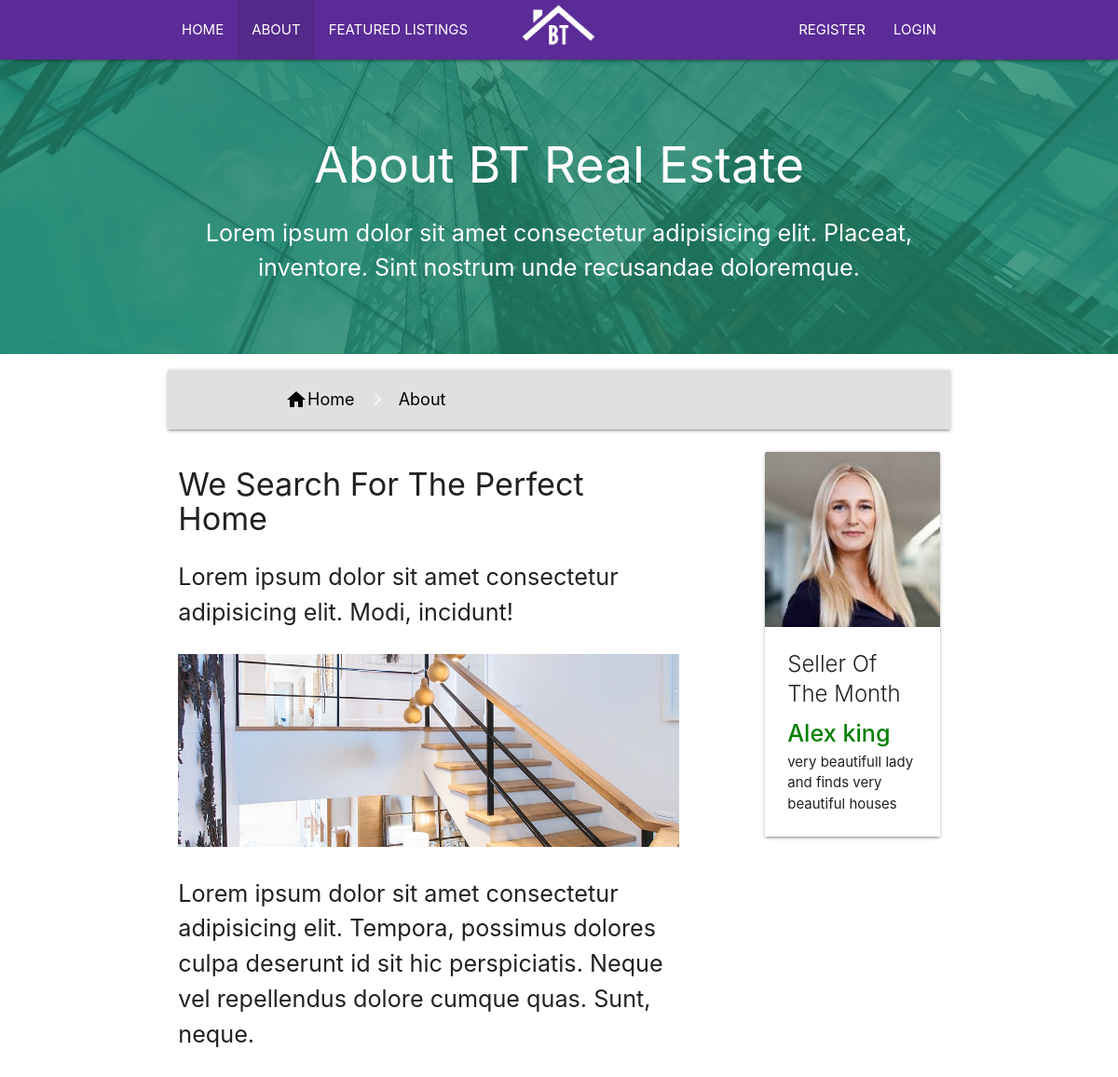
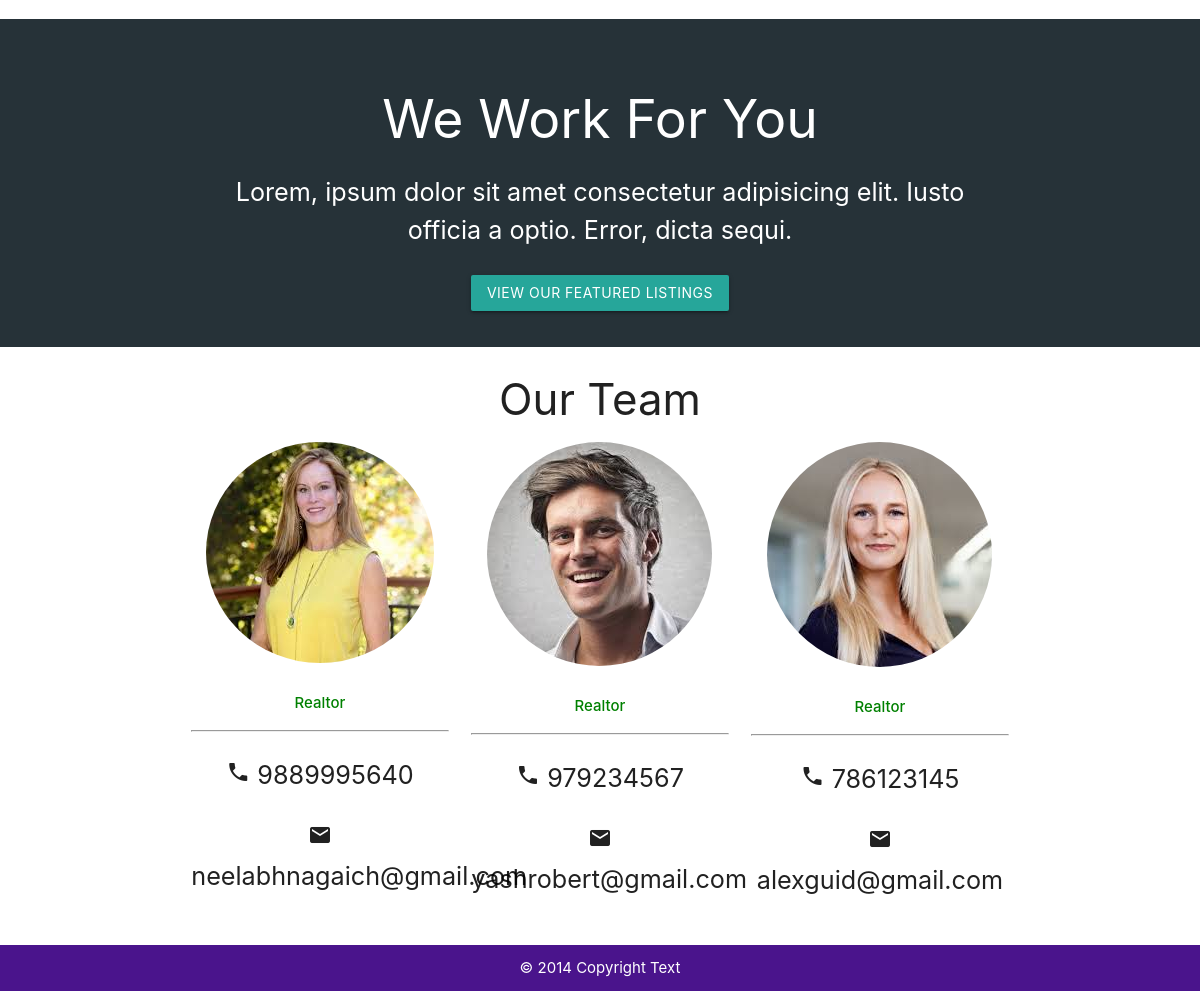
The page /about/ on the database its author committed (2 pictures, top to bottom).
### realtors/models.py (models this page shows)
class Realtors(models.Model):
    name = models.CharField(max_length=200)
    photo = models.ImageField(upload_to='photos/')
    description = models.TextField(blank=True)
    phone = models.CharField(max_length = 20)
    email = models.CharField(max_length = 50)
    is_mvp = models.BooleanField(default = False)
    hire_date = models.DateTimeField(default = datetime.now,blank = True)
    def __str__(self):
        return self.name

### pages/views.py (the view)
# urls.py: url(r'^about/',views.about,name='about')
def about(request):
    info = Realtors.objects.all()
    seller_of_month = Realtors.objects.get(is_mvp=True)
    print(seller_of_month)
    context = {
        'realtors':info,
        'seller_of_month':seller_of_month
    }
    return render(request,'pages/about.html',context)

### templates/pages/about.html (shortened to what this page needs)
{% extends 'base.html'%} {% load staticfiles %} {%block content%}
<section id="showcase-inner">
    <div class="overservices">
<div class="container">
        <h2 class="white-text center">About BT Real Estate</h2>
        <p class="flow-text center white-text">Lorem ipsum dolor sit amet consectetur adipisicing elit. Placeat, inventore.
            Sint nostrum unde recusandae doloremque.</p>
</div>
    </div>
</section>
<div class="container">
    <nav class="bread grey lighten-2">
        <div class="container">
            <div class="nav-wrapper ">
                <div class="col s12">
                    <a href="{% url 'index'%}" class="breadcrumb black-text"><i class="material-icons">home </i> Home</a>
                    <a href="#!" class="breadcrumb black-text active">About</a>
                </div>
            </div>
        </div>
    </nav>
</div>
<section id="about">
    <div class="container">
        <div class="row">
            <div class="col s12 m8">
                <h4>We Search For The Perfect Home </h4>
                <p class="flow-text">
                    Lorem ipsum dolor sit amet consectetur adipisicing elit. Modi, incidunt!
                </p>
                <img src="{% static 'img/about.jpg' %}" class="responsive-img">
                <p class="flow-text">
                    Lorem ipsum dolor sit amet consectetur adipisicing elit. Tempora, possimus dolores culpa deserunt id sit hic perspiciatis.
                    Neque vel repellendus dolore cumque quas. Sunt, neque.
                </p>
            </div>
            <div class="col s12 m3 offset-m1">
                <div class="card">
                    <div class="card-image">
                        <img src="{{seller_of_month.photo.url}}" class="responsive-img">
                    </div>
                    <div class="card-content">
                        <span class="card-title">
                            Seller Of The Month
                        </span>
                        <p class="flow-text sec-text">
                            {{seller_of_month.name}}
                        </p>
                        <p>
                           {{seller_of_month.description}}
                        </p>
                    </div>
                </div>
</section>
<section id="work" class="blue-grey darken-4">
    <div class="container center white-text">
            <h2 class="center">
                We Work For You
            </h2>
            <p class=" flow-text center">Lorem, ipsum dolor sit amet consectetur adipisicing elit. Iusto officia a optio. Error, dicta sequi.</p>
            <a href="listings.html" class="btn center">View Our featured Listings</a>
     </div>
</section>
<section class="team">
   <div class="container">
       <h3 class="center">
           Our Team
       </h3>
       <div class="row">
           {% for realtor in realtors%}
           <div class="col s12 m4 center">
                <img src="{{realtor.photo.url}}" class="circle responsive-img">
                <p class="sec-text">Realtor</p>
                <hr>
                <p class="flow-text"><i class="material-icons">phone</i> {{realtor.phone}}</p>
                <p class="flow-text"><i class="material-icons">email</i> {{realtor.email}}</p>
           </div>
           {% endfor %}
       </div>
   </div>
</section>
{%endblock%}

### static/css/demo.css (style rules this page uses)
::placeholder { color: white; opacity: 1; }
.overservices { background: rgba(32, 134, 107, 0.8); position: relative; padding:4%; }
.sec-text { color: green; font-weight: 500; }
#showcase-inner { background: url('/static/img/building.jpg'); background-position: center; background-size: cover; position: relative; overflow: hidden; }
.bread { margin-top: 2%; margin-bottom: 2%; color: black; }
#work { padding: 3%; }

### rows shown on the page
Realtors: photo (picture), name "Alex king", description "very beautifull lady and finds very beautiful houses", phone "786123145", email "alexguid@gmail.com"
Realtors: photo (picture), phone "9889995640", email "neelabhnagaich@gmail.com"
Realtors: photo (picture), phone "979234567", email "yashrobert@gmail.com"
